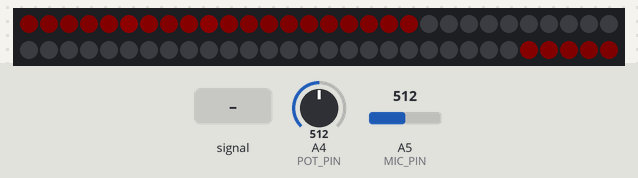
Bench run of a sketch on a simulated Arduino Nano, built with avr-gcc and run on an emulated ATmega328P. Parts: 60 RGB LEDs in strip order, left to right, continuing on the next row. The test bench sets the inputs (shaded band); at power-on: A5 (MIC_PIN) = 512, A4 (POT_PIN) = 512. Dim RGB values are drawn brighter than linear; random numbers use the default seed unless the sketch sets one; what the sketch prints to the serial monitor is not drawn.

Above: at 0.36 s.
1.3 s: A5 (MIC_PIN) fed a 200 Hz sine of ±255 counts around its level
At 2.38 s:
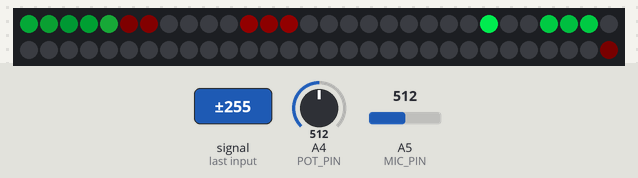
At 2.98 s:
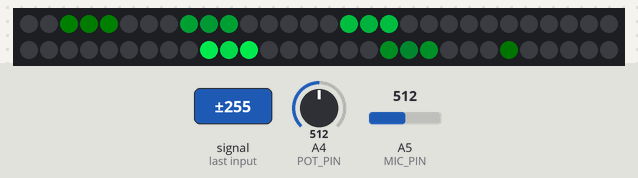
Timing chart, 0 to 4.1 s (numbered marks = the images above; inputs shaded):
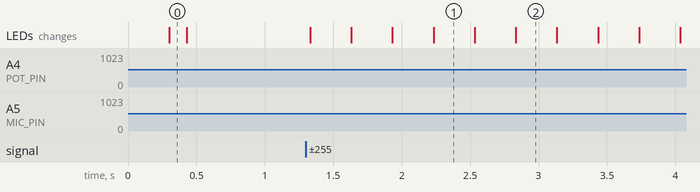

The sketch:

soundmems_peak_ripple.ino
```cpp
/* soundmems_peak_ripple
 *
 * By: Andrew Tuline
 *
 * Date: August, 2015
 *
 * Basic code to read from the Sparkfun INMP401 microphone and display CHSV output.
 *
 * Does some simple peak detection based on a number of samples. Peaks then trigger a ripple.  This different from fht_log_ripple in that it responds to ANY peak and not just low frequency ones.
 *
 *
 * A 10K potentiometer is used to adjust peak detection sensitivity.
 *
 *
 * My hardware setup:
 *
 * Arduino Nano & Addressable LED strips
 *  - Powered by USB power bank
 *  - APA102 or WS2812 data connected to pin 12.
 *  - APA102 clock connected to pin 11.
 *  - 5V on APA102 or WS2812 connected to 5V on Nano (good for short strips).
 *  - Gnd to Gnd on Nano.
 *
 *
 * Sparkfun MEMS microphone
 *  - Vcc on microphone is connected to 3.3V on Nano.
 *  - AREF on Nano connected to 3.3V on Nano.
 *  - Mic out connected to A5.
 *  - Gnd to Gnd on Nano.
 *
 * 10K linear potentiometer
 *  - One end connected to 5V on Nano.
 *  - One end connected to Gnd on Nano.
 *  - Middle connected to A4 on Nano.
 *
 *
 * Note: If you are using a microphone powered by the 3.3V signal, such as the Sparkfun MEMS microphone, then connect 3.3V to the AREF pin.
 *
 */

#define qsubd(x, b)  ((x>b)?wavebright:0)                     // A digital unsigned subtraction macro. if result <0, then => 0. Otherwise, take on fixed value.
#define qsuba(x, b)  ((x>b)?x-b:0)                            // Analog Unsigned subtraction macro. if result <0, then => 0

#include "FastLED.h"                                          // FastLED library.

#if FASTLED_VERSION < 3001000
#error "Requires FastLED 3.1 or later; check github for latest code."
#endif

// Fixed definitions cannot change on the fly.
#define LED_DT 12                                             // Data pin to connect to the strip.
#define LED_CK 11                                             // Clock pin for WS2801 or APA102.
#define COLOR_ORDER BGR                                       // It's GRB for WS2812 and BGR for APA102.
#define LED_TYPE APA102                                       // Using APA102, WS2812, WS2801. Don't forget to modify LEDS.addLeds to suit.
#define NUM_LEDS 60                                           // Number of LED's.

// Microphone definitions
#define MIC_PIN    5                                          // Analog port for microphone
#define DC_OFFSET  0                                          // DC offset in mic signal - if unusure, leave 0

// Pot definition
#define POT_PIN    4


struct CRGB leds[NUM_LEDS];                                   // Initialize our LED array.


int max_bright = 255;

// Samples
#define NSAMPLES 64
unsigned int samplearray[NSAMPLES];
unsigned long samplesum = 0;
unsigned int sampleavg = 0;

int samplecount = 0;
unsigned int sample = 0;

unsigned long oldtime = 0;
unsigned long newtime = 0;


// Ripple variables
uint8_t colour;                                               // Ripple colour is randomized.
int center = 0;                                               // Center of the current ripple.
int step = -1;                                                // -1 is the initializing step.
uint8_t myfade = 255;                                         // Starting brightness.
#define maxsteps 16                                           // Case statement wouldn't allow a variable.
int peakspersec = 0;
int peakcount = 0;


void setup() {

  analogReference(EXTERNAL);                                  // 3.3V reference for analog input.

  Serial.begin(115200);

//  LEDS.addLeds<LED_TYPE, LED_DT, COLOR_ORDER>(leds, NUM_LEDS);  // Use this for WS2812B
  LEDS.addLeds<LED_TYPE, LED_DT, LED_CK, COLOR_ORDER>(leds, NUM_LEDS);  // Use this for WS2801 or APA102

  FastLED.setBrightness(max_bright);
  set_max_power_in_volts_and_milliamps(5, 500);

} // setup()


void loop() {

  EVERY_N_MILLISECONDS(1000) {
    peakspersec = peakcount;                                  // Count the peaks per second. This value will become the foreground hue.
    peakcount = 0;                                            // Reset the counter every second.
  }

  soundmems();

  EVERY_N_MILLISECONDS(20) {
   ripple();
  }

   FastLED.show();

} // loop()


void soundmems() {                                            // Rolling average counter - means we don't have to go through an array each time.

  newtime = millis();
  int tmp = analogRead(MIC_PIN) - 512;
  sample = abs(tmp);

  int potin = map(analogRead(POT_PIN), 0, 1023, 0, 60);

  samplesum = samplesum + sample - samplearray[samplecount];  // Add the new sample and remove the oldest sample in the array
  sampleavg = samplesum / NSAMPLES;                           // Get an average

  Serial.println(sampleavg);


  samplearray[samplecount] = sample;                          // Update oldest sample in the array with new sample
  samplecount = (samplecount + 1) % NSAMPLES;                 // Update the counter for the array

  if (newtime > (oldtime + 200)) digitalWrite(13, LOW);       // Turn the LED off 200ms after the last peak.

  if ((sample > (sampleavg + potin)) && (newtime > (oldtime + 60)) ) { // Check for a peak, which is 30 > the average, but wait at least 60ms for another.
    step = -1;
    peakcount++;
    oldtime = newtime;
  }

}  // soundmems()


void ripple() {

  fadeToBlackBy(leds, NUM_LEDS, 64);                          // 8 bit, 1 = slow, 255 = fast

  switch (step) {

    case -1:                                                  // Initialize ripple variables.
      center = random(NUM_LEDS);
      colour = (peakspersec*10) % 255;                        // More peaks/s = higher the hue colour.
      step = 0;
      break;

    case 0:
      leds[center] = CHSV(colour, 255, 255);                  // Display the first pixel of the ripple.
      step ++;
      break;

    case maxsteps:                                            // At the end of the ripples.
      // step = -1;
      break;

    default:                                                  // Middle of the ripples.
      leds[(center + step + NUM_LEDS) % NUM_LEDS] += CHSV(colour, 255, myfade/step*2);       // Simple wrap from Marc Miller.
      leds[(center - step + NUM_LEDS) % NUM_LEDS] += CHSV(colour, 255, myfade/step*2);
      step ++;                                                // Next step.
      break;
  } // switch step

} // ripple()
```

Measured:
- after the input at 1.3 s, the LEDs: first change at once (image 1 shows a later state)
